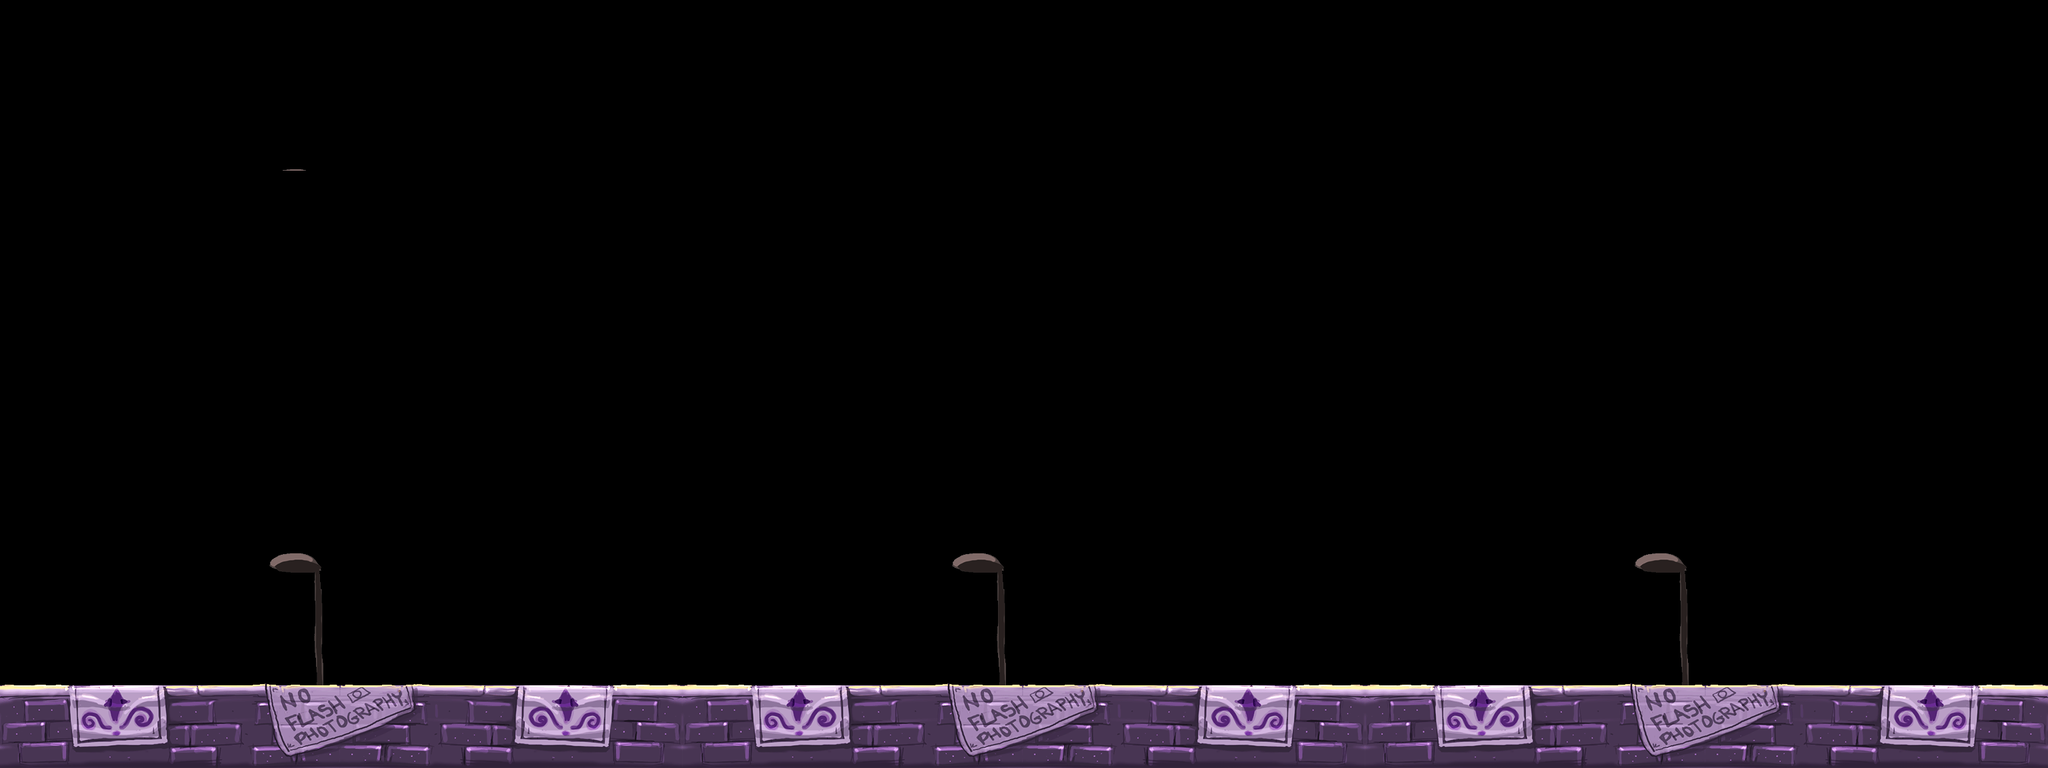

Tiled map render using the project's own tile images. Description and the map definition, with tile-layer contents summarised, below:
An orthogonal 96x36 tile map with 32x32 px tiles, 2 tile layers (foreground_wall, lamp).

<map version="1.0" orientation="orthogonal" width="96" height="36" tilewidth="32" tileheight="32">
 <tileset firstgid="1" name="highwall" tilewidth="32" tileheight="32">
  <image source="assets/highwall.png" width="1024" height="576" />
 </tileset>
 <layer name="foreground_wall" width="96" height="36">
  <data>[3456 cells, 816 non-empty, 560 distinct tile ids]</data>
 </layer>
 <layer name="lamp" width="96" height="36">
  <data>[3456 cells, 48 non-empty, 16 distinct tile ids]</data>
 </layer>
</map>